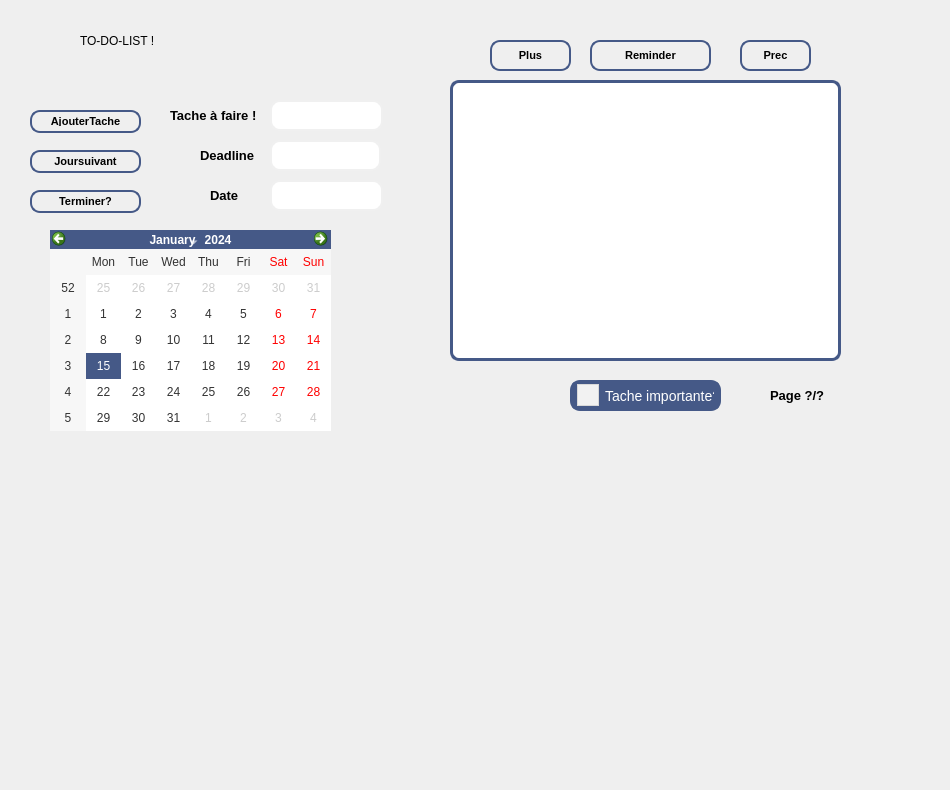
      <widget class="QWidget" name="tab_12">
       <attribute name="title">
        <string>To-do list</string>
       </attribute>
       <widget class="QLabel" name="label_216">
        <property name="geometry">
         <rect>
          <x>-40</x>
          <y>0</y>
          <width>941</width>
          <height>781</height>
         </rect>
        </property>
        <property name="text">
         <string/>
        </property>
        <property name="pixmap">
         <pixmap>:/fond.png</pixmap>
        </property>
       </widget>
       <widget class="QTableView" name="tabmedi_3">
        <property name="geometry">
         <rect>
          <x>450</x>
          <y>80</y>
          <width>391</width>
          <height>281</height>
         </rect>
        </property>
        <property name="styleSheet">
         <string notr="true">QTableView {
    background-color: #ffffff;
    border: 3px solid #455987;
    border-radius: 9px;
    selection-background-color: #1e90ff;
    selection-color: #ffffff;
}

QHeaderView::section {
    background-color: #f0f0f0;
    border: 9px solid #000000;
    border-radius: 4px;
    padding: 4px;
}
</string>
        </property>
        <property name="sortingEnabled">
         <bool>true</bool>
        </property>
       </widget>
       <widget class="QLabel" name="label">
        <property name="geometry">
         <rect>
          <x>80</x>
          <y>20</y>
          <width>321</width>
          <height>41</height>
         </rect>
        </property>
        <property name="styleSheet">
         <string notr="true">QLabel {
  font-weight: bold;
  color: #1e90ff;
  font-size: 28pt;
  text-transform: uppercase;
  font-family: &quot;Helvetica Neue&quot;, sans-serif;
  letter-spacing: 2px;
  text-shadow: 1px 1px 2px rgba(0,0,0,0.3);
  animation: blinker 2s linear infinite;
}

@keyframes blinker {
  50% { opacity: 0; }
}
</string>
        </property>
        <property name="text">
         <string>TO-DO-LIST !</string>
        </property>
       </widget>
       <widget class="QPushButton" name="moisprec">
        <property name="geometry">
         <rect>
          <x>740</x>
          <y>40</y>
          <width>71</width>
          <height>31</height>
         </rect>
        </property>
        <property name="styleSheet">
         <string notr="true">QPushButton {
    background: qlineargradient(x1: 0, y1: 0, x2: 0, y2: 1,
                                stop: 0 #F5DEB3, stop: 0.5 #D2B48C, stop: 1.0 #F5DEB3);
    border: 2px solid #455987;
    border-radius: 10px;
    padding: 5px 10px;
    font-size: 11px; 
    font-weight: bold;
    color: #000000;
    text-shadow: 1px 1px #FFFFFF;
    box-shadow: 1px 1px 3px rgba(0, 0, 0, 0.25);
}

QPushButton:hover {
    background: qlineargradient(x1: 0, y1: 0, x2: 0, y2: 1,
                                stop: 0 #D2B48C, stop: 0.5 #F5DEB3, stop: 1.0 #F5DEB3);
    border: 2px solid #455987;
    text-shadow: 1px 1px #FFFFFF;
}
</string>
        </property>
        <property name="text">
         <string>Prec</string>
        </property>
       </widget>
       <widget class="QPushButton" name="reminder">
        <property name="geometry">
         <rect>
          <x>590</x>
          <y>40</y>
          <width>121</width>
          <height>31</height>
         </rect>
        </property>
        <property name="styleSheet">
         <string notr="true">QPushButton {
    background: qlineargradient(x1: 0, y1: 0, x2: 0, y2: 1,
                                stop: 0 #F5DEB3, stop: 0.5 #D2B48C, stop: 1.0 #F5DEB3);
    border: 2px solid #455987;
    border-radius: 10px;
    padding: 5px 10px;
    font-size: 11px; 
    font-weight: bold;
    color: #000000;
    text-shadow: 1px 1px #FFFFFF;
    box-shadow: 1px 1px 3px rgba(0, 0, 0, 0.25);
}

QPushButton:hover {
    background: qlineargradient(x1: 0, y1: 0, x2: 0, y2: 1,
                                stop: 0 #D2B48C, stop: 0.5 #F5DEB3, stop: 1.0 #F5DEB3);
    border: 2px solid #455987;
    text-shadow: 1px 1px #FFFFFF;
}
</string>
        </property>
        <property name="text">
         <string>Reminder</string>
        </property>
       </widget>
       <widget class="QPushButton" name="moisuivant">
        <property name="geometry">
         <rect>
          <x>490</x>
          <y>40</y>
          <width>81</width>
          <height>31</height>
         </rect>
        </property>
        <property name="styleSheet">
         <string notr="true">QPushButton {
    background: qlineargradient(x1: 0, y1: 0, x2: 0, y2: 1,
                                stop: 0 #F5DEB3, stop: 0.5 #D2B48C, stop: 1.0 #F5DEB3);
    border: 2px solid #455987;
    border-radius: 10px;
    padding: 5px 10px;
    font-size: 11px; 
    font-weight: bold;
    color: #000000;
    text-shadow: 1px 1px #FFFFFF;
    box-shadow: 1px 1px 3px rgba(0, 0, 0, 0.25);
}

QPushButton:hover {
    background: qlineargradient(x1: 0, y1: 0, x2: 0, y2: 1,
                                stop: 0 #D2B48C, stop: 0.5 #F5DEB3, stop: 1.0 #F5DEB3);
    border: 2px solid #455987;
    text-shadow: 1px 1px #FFFFFF;
}
</string>
        </property>
        <property name="text">
         <string>Plus</string>
        </property>
       </widget>
       <widget class="QPushButton" name="supprimerf_13">
        <property name="geometry">
         <rect>
          <x>30</x>
          <y>190</y>
          <width>111</width>
          <height>23</height>
         </rect>
        </property>
        <property name="styleSheet">
         <string notr="true">QPushButton {
    background: qlineargradient(x1: 0, y1: 0, x2: 0, y2: 1,
                                stop: 0 #F5DEB3, stop: 0.5 #D2B48C, stop: 1.0 #F5DEB3);
    border: 2px solid #455987;
    border-radius: 10px;
    padding: 5px 10px;
    font-size: 11px; 
    font-weight: bold;
    color: #000000;
    text-shadow: 1px 1px #FFFFFF;
    box-shadow: 1px 1px 3px rgba(0, 0, 0, 0.25);
}

QPushButton:hover {
    background: qlineargradient(x1: 0, y1: 0, x2: 0, y2: 1,
                                stop: 0 #D2B48C, stop: 0.5 #F5DEB3, stop: 1.0 #F5DEB3);
    border: 2px solid #455987;
    text-shadow: 1px 1px #FFFFFF;
}
</string>
        </property>
        <property name="text">
         <string>Terminer?</string>
        </property>
       </widget>
       <widget class="QPushButton" name="supprimerf_14">
        <property name="geometry">
         <rect>
          <x>30</x>
          <y>150</y>
          <width>111</width>
          <height>23</height>
         </rect>
        </property>
        <property name="styleSheet">
         <string notr="true">QPushButton {
    background: qlineargradient(x1: 0, y1: 0, x2: 0, y2: 1,
                                stop: 0 #F5DEB3, stop: 0.5 #D2B48C, stop: 1.0 #F5DEB3);
    border: 2px solid #455987;
    border-radius: 10px;
    padding: 5px 10px;
    font-size: 11px; 
    font-weight: bold;
    color: #000000;
    text-shadow: 1px 1px #FFFFFF;
    box-shadow: 1px 1px 3px rgba(0, 0, 0, 0.25);
}

QPushButton:hover {
    background: qlineargradient(x1: 0, y1: 0, x2: 0, y2: 1,
                                stop: 0 #D2B48C, stop: 0.5 #F5DEB3, stop: 1.0 #F5DEB3);
    border: 2px solid #455987;
    text-shadow: 1px 1px #FFFFFF;
}
</string>
        </property>
        <property name="text">
         <string>Joursuivant</string>
        </property>
       </widget>
       <widget class="QPushButton" name="supprimerf_15">
        <property name="geometry">
         <rect>
          <x>30</x>
          <y>110</y>
          <width>111</width>
          <height>23</height>
         </rect>
        </property>
        <property name="styleSheet">
         <string notr="true">QPushButton {
    background: qlineargradient(x1: 0, y1: 0, x2: 0, y2: 1,
                                stop: 0 #F5DEB3, stop: 0.5 #D2B48C, stop: 1.0 #F5DEB3);
    border: 2px solid #455987;
    border-radius: 10px;
    padding: 5px 10px;
    font-size: 11px; 
    font-weight: bold;
    color: #000000;
    text-shadow: 1px 1px #FFFFFF;
    box-shadow: 1px 1px 3px rgba(0, 0, 0, 0.25);
}

QPushButton:hover {
    background: qlineargradient(x1: 0, y1: 0, x2: 0, y2: 1,
                                stop: 0 #D2B48C, stop: 0.5 #F5DEB3, stop: 1.0 #F5DEB3);
    border: 2px solid #455987;
    text-shadow: 1px 1px #FFFFFF;
}
</string>
        </property>
        <property name="text">
         <string>AjouterTache</string>
        </property>
       </widget>
       <widget class="QLabel" name="label_21">
        <property name="geometry">
         <rect>
          <x>170</x>
          <y>100</y>
          <width>91</width>
          <height>31</height>
         </rect>
        </property>
        <property name="styleSheet">
         <string notr="true">QLabel {
  color: #000000; /* Noir */
  font-weight: bold;
  font-size: 13px;
  font-family: 'Segoe UI', Tahoma, Geneva, Verdana, sans-serif;
  text-shadow: 1px 1px 2px #808080;
}
</string>
        </property>
        <property name="text">
         <string>Tache à faire !</string>
        </property>
       </widget>
       <widget class="QLabel" name="label_22">
        <property name="geometry">
         <rect>
          <x>200</x>
          <y>140</y>
          <width>61</width>
          <height>31</height>
         </rect>
        </property>
        <property name="styleSheet">
         <string notr="true">QLabel {
  color: #000000; /* Noir */
  font-weight: bold;
  font-size: 13px;
  font-family: 'Segoe UI', Tahoma, Geneva, Verdana, sans-serif;
  text-shadow: 1px 1px 2px #808080;
}
</string>
        </property>
        <property name="text">
         <string>Deadline</string>
        </property>
       </widget>
       <widget class="QLabel" name="label_23">
        <property name="geometry">
         <rect>
          <x>210</x>
          <y>180</y>
          <width>51</width>
          <height>31</height>
         </rect>
        </property>
        <property name="styleSheet">
         <string notr="true">QLabel {
  color: #000000; /* Noir */
  font-weight: bold;
  font-size: 13px;
  font-family: 'Segoe UI', Tahoma, Geneva, Verdana, sans-serif;
  text-shadow: 1px 1px 2px #808080;
}
</string>
        </property>
        <property name="text">
         <string>Date</string>
        </property>
       </widget>
       <widget class="QLineEdit" name="date">
        <property name="geometry">
         <rect>
          <x>270</x>
          <y>180</y>
          <width>113</width>
          <height>31</height>
         </rect>
        </property>
        <property name="styleSheet">
         <string notr="true">QLineEdit {
  background-color: qlineargradient(x1: 0, y1: 0, x2: 0, y2: 1,
                                      stop: 0 #455987, stop: 1 #4d8fac);
  border: 2px solid #f0f0f0;
  border-radius: 10px;
  color: #ffffff;
  padding: 8px 16px;
  transition: all 0.3s ease-in-out;
}

QLineEdit:hover {
  background-color: qlineargradient(x1: 0, y1: 0, x2: 0, y2: 1,
                                      stop: 0 #4d8fac, stop: 1 #455987);
  border-color: #ffffff;
}

QLineEdit:focus {
  background-color: qlineargradient(x1: 0, y1: 0, x2: 0, y2: 1,
                                      stop: 0 #4d8fac, stop: 1 #455987);
  border-color: #ffffff;
  box-shadow: 0 0 10px #4d8fac;
}
</string>
        </property>
       </widget>
       <widget class="QLineEdit" name="deadline">
        <property name="geometry">
         <rect>
          <x>270</x>
          <y>140</y>
          <width>111</width>
          <height>31</height>
         </rect>
        </property>
        <property name="styleSheet">
         <string notr="true">QLineEdit {
  background-color: qlineargradient(x1: 0, y1: 0, x2: 0, y2: 1,
                                      stop: 0 #455987, stop: 1 #4d8fac);
  border: 2px solid #f0f0f0;
  border-radius: 10px;
  color: #ffffff;
  padding: 8px 16px;
  transition: all 0.3s ease-in-out;
}

QLineEdit:hover {
  background-color: qlineargradient(x1: 0, y1: 0, x2: 0, y2: 1,
                                      stop: 0 #4d8fac, stop: 1 #455987);
  border-color: #ffffff;
}

QLineEdit:focus {
  background-color: qlineargradient(x1: 0, y1: 0, x2: 0, y2: 1,
                                      stop: 0 #4d8fac, stop: 1 #455987);
  border-color: #ffffff;
  box-shadow: 0 0 10px #4d8fac;
}
</string>
        </property>
       </widget>
       <widget class="QLineEdit" name="tachee">
        <property name="geometry">
         <rect>
          <x>270</x>
          <y>100</y>
          <width>113</width>
          <height>31</height>
         </rect>
        </property>
        <property name="styleSheet">
         <string notr="true">QLineEdit {
  background-color: qlineargradient(x1: 0, y1: 0, x2: 0, y2: 1,
                                      stop: 0 #455987, stop: 1 #4d8fac);
  border: 2px solid #f0f0f0;
  border-radius: 10px;
  color: #ffffff;
  padding: 8px 16px;
  transition: all 0.3s ease-in-out;
}

QLineEdit:hover {
  background-color: qlineargradient(x1: 0, y1: 0, x2: 0, y2: 1,
                                      stop: 0 #4d8fac, stop: 1 #455987);
  border-color: #ffffff;
}

QLineEdit:focus {
  background-color: qlineargradient(x1: 0, y1: 0, x2: 0, y2: 1,
                                      stop: 0 #4d8fac, stop: 1 #455987);
  border-color: #ffffff;
  box-shadow: 0 0 10px #4d8fac;
}
</string>
        </property>
       </widget>
       <widget class="QLabel" name="pageInfoLbl">
        <property name="geometry">
         <rect>
          <x>770</x>
          <y>380</y>
          <width>101</width>
          <height>31</height>
         </rect>
        </property>
        <property name="styleSheet">
         <string notr="true">QLabel {
  color: #000000; /* Noir */
  font-weight: bold;
  font-size: 13px;
  font-family: 'Segoe UI', Tahoma, Geneva, Verdana, sans-serif;
  text-shadow: 1px 1px 2px #808080;
}
</string>
        </property>
        <property name="text">
         <string>Page ?/?</string>
        </property>
       </widget>
       <widget class="QCalendarWidget" name="calendarWidget">
        <property name="geometry">
         <rect>
          <x>50</x>
          <y>230</y>
          <width>281</width>
          <height>201</height>
         </rect>
        </property>
        <property name="styleSheet">
         <string notr="true">QCalendarWidget QAbstractItemView:enabled {
    font-size: 12px;
    color: #333333;
    background-color: #FFFFFF;
    selection-background-color: #455987;
    selection-color: #FFFFFF;
}

QCalendarWidget QToolButton {
    font-size: 12px;
    color: #FFFFFF;
    background-color: #455987;
    border: none;
}

QCalendarWidget QSpinBox,
QCalendarWidget QDoubleSpinBox,
QCalendarWidget QTimeEdit,
QCalendarWidget QLineEdit {
    font-size: 12px;
    color: #333333;
    background-color: #F5F5F5;
    border: 1px solid #CCCCCC;
    padding: 2px;
}

QCalendarWidget QWidget#qt_calendar_navigationbar {
    background-color: #455987;
}

QCalendarWidget QWidget#qt_calendar_prevmonth {
    image: url(prev_month.png);
}

QCalendarWidget QWidget#qt_calendar_nextmonth {
    image: url(next_month.png);
}

QCalendarWidget QAbstractItemView:disabled,
QCalendarWidget QSpinBox:disabled,
QCalendarWidget QDoubleSpinBox:disabled,
QCalendarWidget QTimeEdit:disabled,
QCalendarWidget QLineEdit:disabled {
    color: #CCCCCC;
    background-color: #F5F5F5;
}
</string>
        </property>
       </widget>
       <widget class="QCheckBox" name="checkBox">
        <property name="geometry">
         <rect>
          <x>570</x>
          <y>380</y>
          <width>151</width>
          <height>31</height>
         </rect>
        </property>
        <property name="styleSheet">
         <string notr="true">QCheckBox {
font-size: 14px;
color: white;
background-color: #455987;
border: 2px solid #455987;
border-radius: 5px;
padding: 2px;
}

QCheckBox::indicator {
width: 20px;
height: 20px;
}

QCheckBox::indicator:checked {
background-color: #455987;
border: 1px solid #FF69B4;
}

QCheckBox::indicator:hover {
border: 1px solid #FF69B4;
}

QCheckBox::indicator:checked:hover {
background-color: #FFB6C1;
}

QCheckBox::indicator:checked:disabled {
background-color: #E6E6E6;
}

QCheckBox::indicator:disabled {
background-color: #F2F2F2;
border: 1px solid #D9D9D9;
}

QCheckBox::indicator:checked:pressed {
background-color: #FF1493;
border: 1px solid #FF1493;
}

QCheckBox::indicator:pressed {
border: 1px solid #FF69B4;
}

QCheckBox::indicator:checked:focus {
border: 1px solid #FF69B4;
}

QCheckBox::indicator:focus {
border: 1px solid #FF69B4;
}

QCheckBox::indicator:unchecked {
background-color: #F2F2F2;
border: 1px solid #D9D9D9;
}

QCheckBox::indicator:checked {
background-color: #455987;
border: 1px solid #FF69B4;
}

QCheckBox::indicator:checked:hover {
background-color: #FFB6C1;
}

QCheckBox::indicator:unchecked:hover {
background-color: #F2F2F2;
border: 1px solid #D9D9D9;
}

QCheckBox::indicator:unchecked:focus {
border: 1px solid #FF69B4;
}

QCheckBox::indicator:checked:focus {
border: 1px solid #FF69B4;
}

QCheckBox::indicator:unchecked:pressed {
background-color: #F2F2F2;
border: 1px solid #D9D9D9;
}

QCheckBox::indicator:checked:pressed {
background-color: #FF1493;
border: 1px solid #FF1493;
}

QCheckBox::indicator:unchecked:disabled {
background-color: #F2F2F2;
border: 1px solid #D9D9D9;
}

QCheckBox::indicator:checked:disabled {
background-color: #E6E6E6;
}

QCheckBox {
color: white;
background-color: #455987;
border-radius: 10px;
padding: 5px;
}</string>
        </property>
        <property name="text">
         <string>Tache importante?</string>
        </property>
       </widget>
      </widget>
